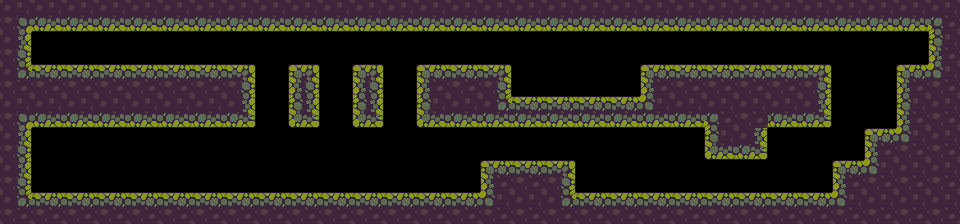

A level layout from a 2D game, rendered from its tile map. Below: a short description, then the map file with its tile-grid data intact:
An orthogonal 30x7 tile map with 32x32 px tiles, 1 tile layer (Tile Layer 1).

<map version="1.4" tiledversion="1.4.3" orientation="orthogonal" renderorder="right-down" width="30" height="7" tilewidth="32" tileheight="32" infinite="0" nextlayerid="2" nextobjectid="1">
 <tileset firstgid="1" name="platform-tiles2" tilewidth="32" tileheight="32" tilecount="98" columns="14">
  <image source="Uni Platform Project/dist/assets/game-tiles.png" width="461" height="224" />
 </tileset>
 <layer id="1" name="Tile Layer 1" width="30" height="7">
  <data encoding="csv">
4,30,30,30,30,30,30,30,30,30,30,30,30,30,30,30,30,30,30,30,30,30,30,30,30,30,30,30,30,6,
17,0,0,0,0,0,0,0,0,0,0,0,0,0,0,0,0,0,0,0,0,0,0,0,0,0,0,0,0,15,
32,2,2,2,2,2,2,3,0,74,0,74,0,1,2,3,0,0,0,0,1,2,2,2,2,3,0,0,1,34,
4,30,30,30,30,30,30,31,0,76,0,76,0,29,30,73,45,45,45,45,71,30,6,16,30,31,0,0,15,16,
17,0,0,0,0,0,0,0,0,0,0,0,0,0,0,0,0,0,0,0,0,0,29,31,0,0,0,1,34,16,
17,0,0,0,0,0,0,0,0,0,0,0,0,0,0,1,2,3,0,0,0,0,0,0,0,0,1,34,16,16,
32,2,2,2,2,2,2,2,2,2,2,2,2,2,2,34,16,32,2,2,2,2,2,2,2,2,34,16,16,16
</data>
 </layer>
</map>